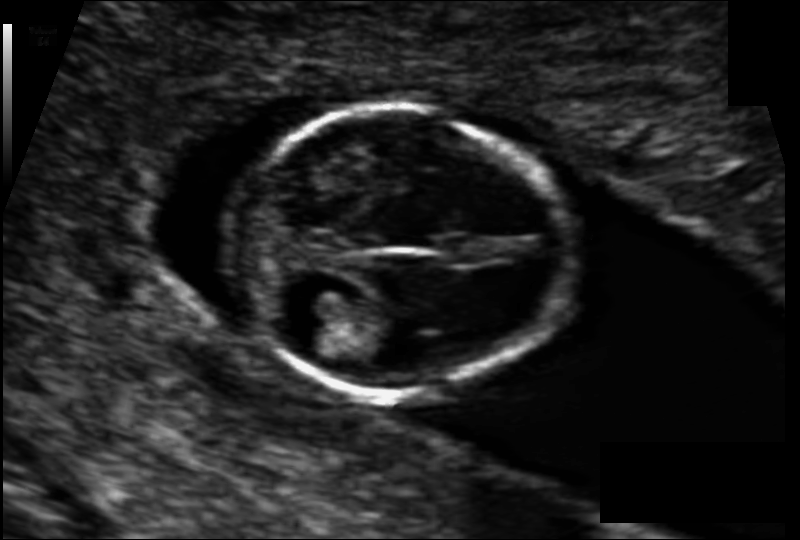
#> input picture data/train/images/120_HC.png, 800 x 540 px; its folder holds only this picture in this run
$ jupyter execute --allow-errors 02_data_exploration_preprocessing.ipynb
#> lines starting #> are read from the running program, lines starting #| are printed output that depends on the picture
Cell 1: Imports and Setup
Notes:

Import essential libraries for file operations, image processing, visualization, and randomness.

These libraries will be used to load, inspect, and manipulate fetal ultrasound images and masks.

[cell 1]
import os
import cv2
import matplotlib.pyplot as plt
import random

Cell 2: Dataset Inspection and Sample Visualization
Notes:

Load the list of image files from the dataset directory.

Print the total number of images to confirm dataset size.

Check the image shapes of a sample subset to understand size variations.

Visualize a grid of random image samples with their corresponding masks overlayed.

Helps verify data integrity, correspondence, and quality before preprocessing.

[cell 2]
image_dir = '../data/train/images'
mask_dir = '../data/train/masks'


image_files = sorted(os.listdir(image_dir))
print(f"Total images: {len(image_files)}")

# Check image sizes
sizes = []
for fname in image_files[:50]:  # Check first 50 images
    img_path = os.path.join(image_dir, fname)
    img = cv2.imread(img_path, cv2.IMREAD_GRAYSCALE)
#> img is the input picture: shape (540, 800); min 0, max 243, mean 32
    sizes.append(img.shape)

print("Distinct image shapes in first 50 images:", set(sizes))
#| Distinct image shapes in first 50 images: {(540, 800)}

# Visualize some samples
fig, axs = plt.subplots(4, 4, figsize=(12,12))
#> (the rest of this cell did not finish here and is left out)

Cell 3: Preprocessing Images and Masks
Notes:

Define the target size (e.g., 256x256) for resizing all images and masks to a uniform dimension.

Read, resize, and normalize all images and masks, converting pixel values to standard ranges.

Save the preprocessed images and masks to new directories for consistent later use in training.

Ensures neural network input compatibility and faster model convergence.

[cell 3]
# Create output directories
output_img_dir = 'data/preprocessed/train/images'
output_mask_dir = 'data/preprocessed/train/masks'
os.makedirs(output_img_dir, exist_ok=True)
os.makedirs(output_mask_dir, exist_ok=True)

target_size = (256, 256)

for fname in image_files:
    # Read image and mask
    img = cv2.imread(os.path.join(image_dir, fname), cv2.IMREAD_GRAYSCALE)
    mask = cv2.imread(os.path.join(mask_dir, fname), cv2.IMREAD_GRAYSCALE)

    # Resize
    img_resized = cv2.resize(img, target_size)
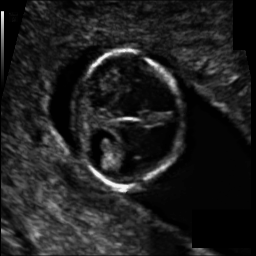
#> img_resized: shape (256, 256); min 0, max 243, mean 31.9
    mask_resized = cv2.resize(mask, target_size, interpolation=cv2.INTER_NEAREST)

    # Normalize image pixels to [0, 1] float32 before saving as uint8 (optional)
    # Here we save as uint8 to keep standard PNG, normalization can be done during training
    cv2.imwrite(os.path.join(output_img_dir, fname), img_resized)
    cv2.imwrite(os.path.join(output_mask_dir, fname), mask_resized)

print("Image preprocessing and resizing complete.")


$ run again, on data/train/images/244_HC.png
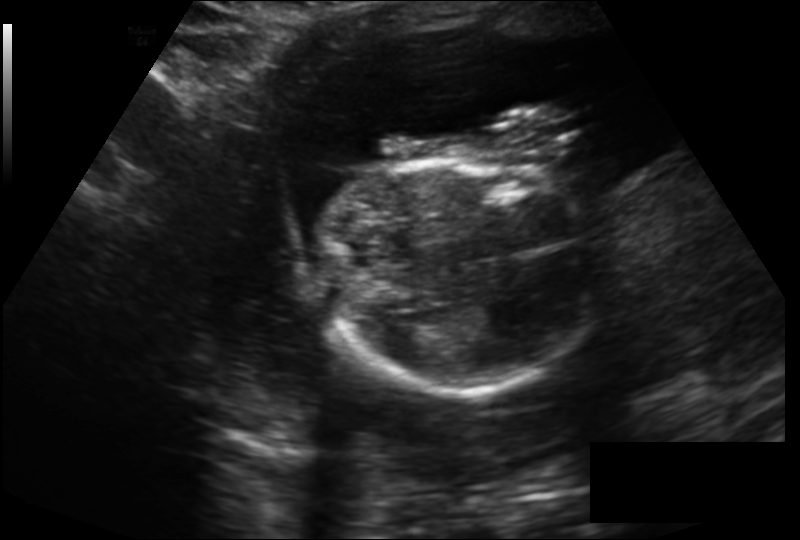
#> input picture data/train/images/244_HC.png, 800 x 540 px
#> img is the input picture: shape (540, 800); min 0, max 243, mean 28.4
#| Distinct image shapes in first 50 images: {(540, 800)}
#> `img_resized = cv2.resize(img, target_size)`:
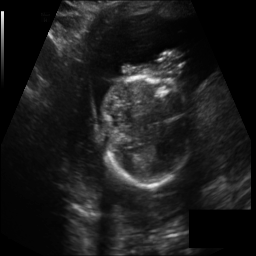
#> img_resized: shape (256, 256); min 0, max 243, mean 28.4

$ run again, on data/train/images/290_HC.png
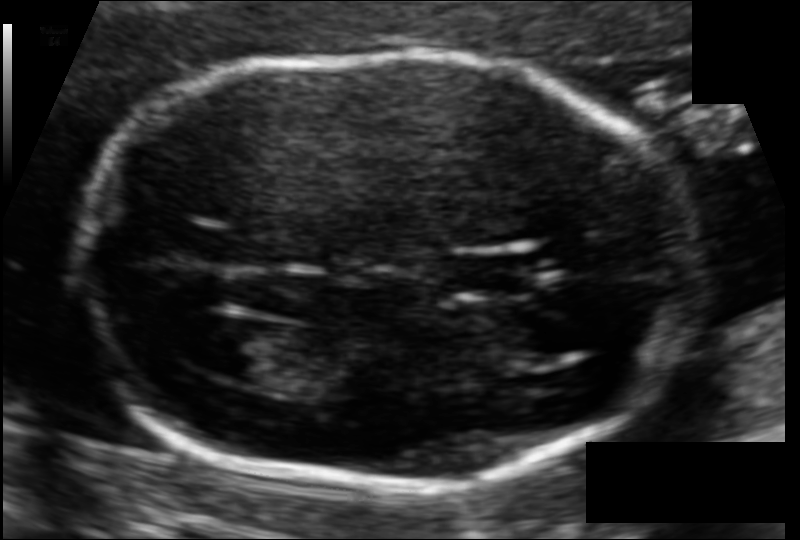
#> input picture data/train/images/290_HC.png, 800 x 540 px
#> img is the input picture: shape (540, 800); min 0, max 243, mean 37.9
#| Distinct image shapes in first 50 images: {(540, 800)}
#> `img_resized = cv2.resize(img, target_size)`:
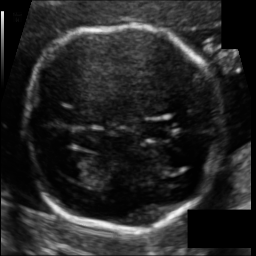
#> img_resized: shape (256, 256); min 0, max 243, mean 37.8
#> `mask_resized = cv2.resize(mask, target_size, interpolation=cv2.INTER_N..`:
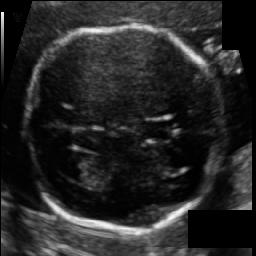
#> mask_resized: shape (256, 256); min 0, max 243, mean 38

$ run again, on data/train/images/336_HC.png
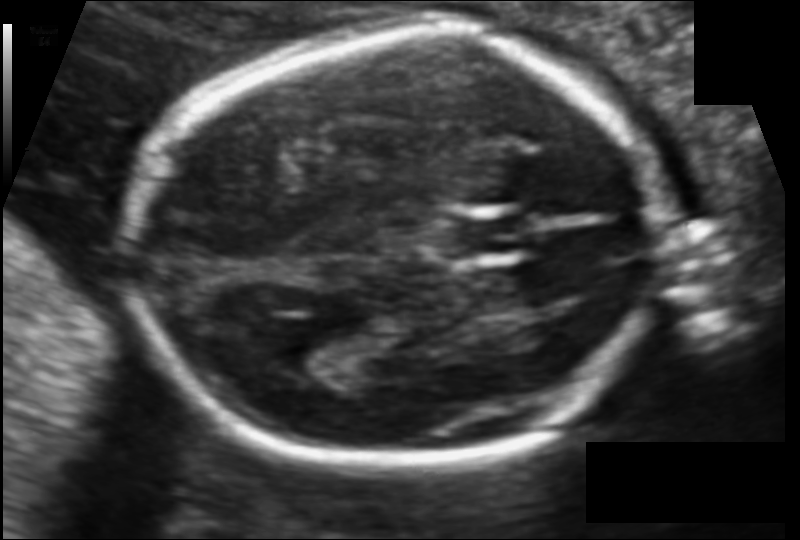
#> input picture data/train/images/336_HC.png, 800 x 540 px
#> img is the input picture: shape (540, 800); min 0, max 243, mean 57.8
#| Distinct image shapes in first 50 images: {(540, 800)}
#> `img_resized = cv2.resize(img, target_size)`:
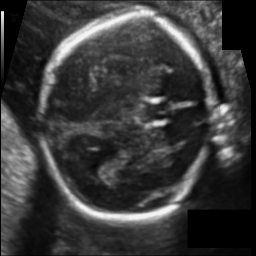
#> img_resized: shape (256, 256); min 0, max 243, mean 57.7
#> `mask_resized = cv2.resize(mask, target_size, interpolation=cv2.INTER_N..`:
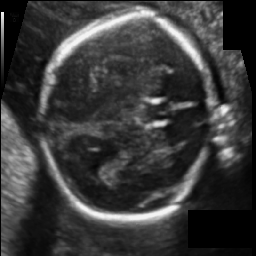
#> mask_resized: shape (256, 256); min 0, max 243, mean 58

$ run again, on data/train/images/158_3HC.png
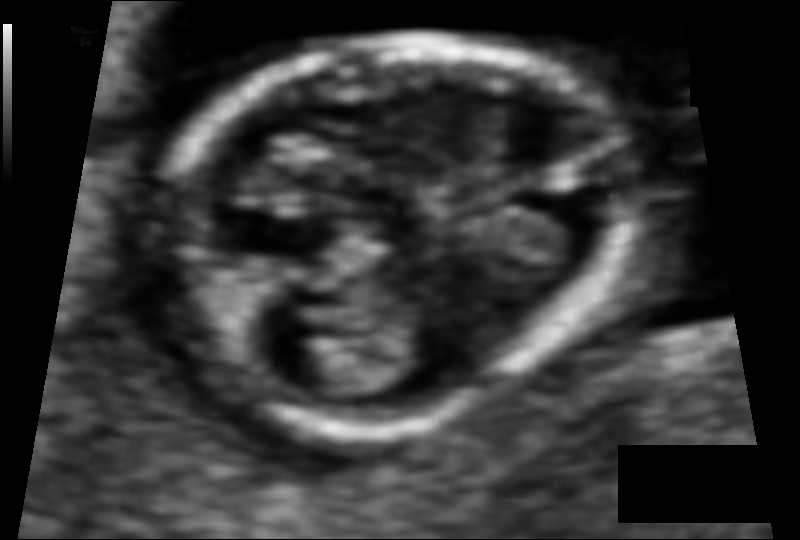
#> input picture data/train/images/158_3HC.png, 800 x 540 px
#> img is the input picture: shape (540, 800); min 0, max 243, mean 49.2
#| Distinct image shapes in first 50 images: {(540, 800)}
#> `img_resized = cv2.resize(img, target_size)`:
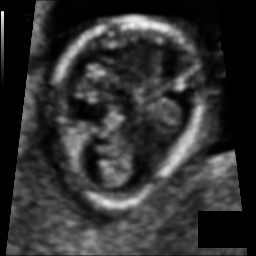
#> img_resized: shape (256, 256); min 0, max 242, mean 49.1
